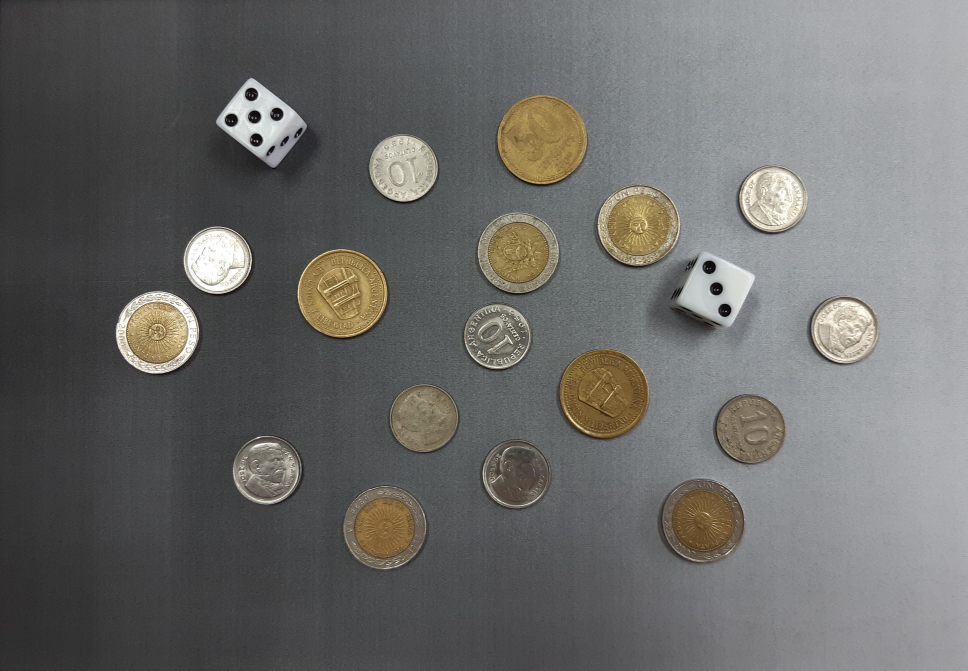
#> input picture TP2/monedas.jpg, 3871 x 2681 px, found by its file name (shown at 1/4 size)
$ python tp2.py
#> lines starting #> are read from the running program, lines starting #| are printed output that depends on the picture; after the words box and inside, x2 and y2 are one past the last pixel; in counts of white or black regions, pixels touching at a corner belong together
import matplotlib.pyplot as plt
import numpy as np
import cv2

def segmentacion_monedas_dados(ruta_imagen):
    """
    Segmenta monedas y dados en una imagen dada.

    Args:
        ruta_imagen (str): La ruta del archivo de la imagen a procesar.

    Returns:
        tuple: Una tupla que contiene:
            - monedas (list): Una lista de tuplas, cada una con un contorno y el área de una moneda detectada.
            - mascara (numpy.ndarray): Una imagen binaria con los dados segmentados.
    """
#> called with ruta_imagen = 'TP2/monedas.jpg'
    # Cargamos la imagen y le aplicamos un filtro de desenfoque para eliminar el ruido
    image = cv2.imread(ruta_imagen)
#> image is the input picture: shape (2681, 3871, 3); mean B, G, R 105.5, 107.4, 107.5
    image = cv2.blur(image, (7, 7))

    # Convertimos la imagen a hls y aplicamos sobre el canal de saturacion un filtro de desenfoque
    hls = cv2.cvtColor(image, cv2.COLOR_BGR2HLS)
#> hls: shape (2681, 3871, 3); mean of channels 0, 1, 2 79.6, 106.7, 12
    h, l, s = cv2.split(hls)
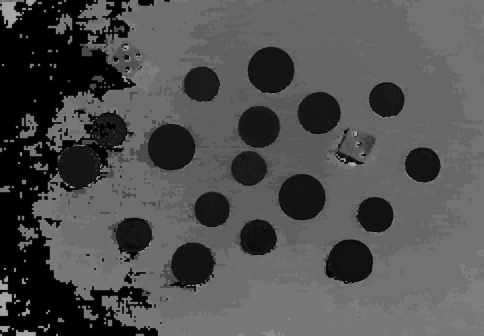
#> h: shape (2681, 3871) (shown at 1/8 size); min 0, max 177, mean 79.6
    image_blureada = cv2.blur(s, (3, 3))

    # Aplicamos un umbral para obtener una imagen binaria y poder realizar operaciones morfologicas
    _, imagen_binaria = cv2.threshold(image_blureada, 12, 255, cv2.THRESH_BINARY)
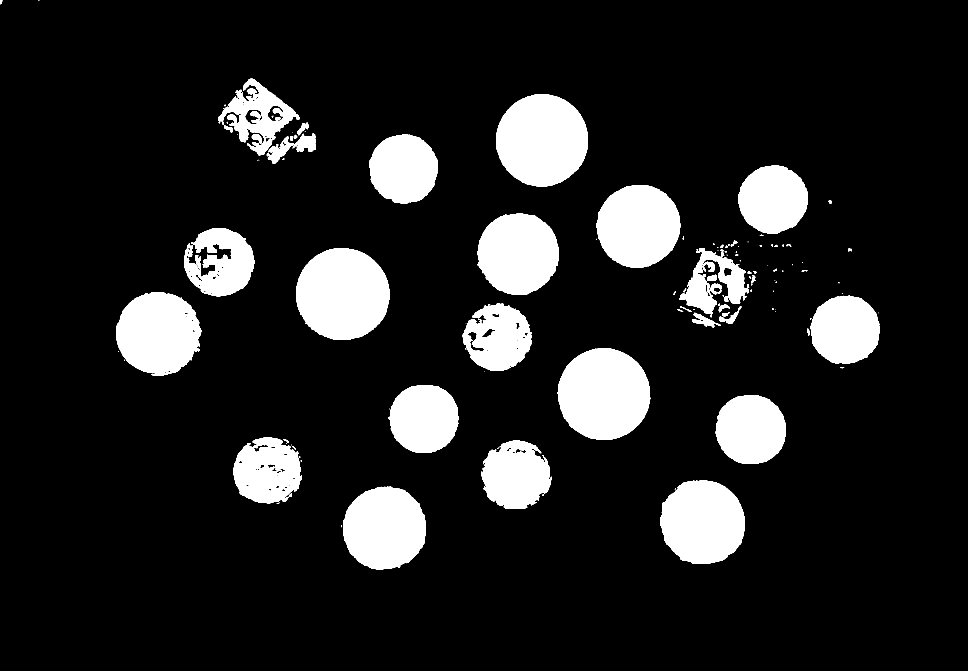
#> imagen_binaria: shape (2681, 3871) (shown at 1/4 size); 12.9% white; 148 white regions (59 under 20 px), largest, box (x1, y1, x2, y2) and area: (1185, 993, 1559, 1359) 107579, (2229, 1394, 2601, 1759) 105979, (1985, 378, 2352, 745) 105867


    s = cv2.getStructuringElement(cv2.MORPH_RECT, (40, 40))
    close = cv2.morphologyEx(imagen_binaria, cv2.MORPH_CLOSE, s)
#> close: shape (2681, 3871); 13.7% white; 30 white regions (5 under 20 px), largest, box (x1, y1, x2, y2) and area: (1186, 994, 1560, 1360) 107603, (2230, 1395, 2602, 1760) 105995, (1986, 379, 2353, 746) 105868
    open_ = cv2.morphologyEx(close, cv2.MORPH_OPEN, s)
#> open_: shape (2681, 3871); 13.7% white; 19 white regions, largest, box (x1, y1, x2, y2) and area: (1188, 996, 1559, 1360) 107493, (2235, 1397, 2602, 1760) 105918, (1988, 380, 2353, 747) 105820

    s = cv2.getStructuringElement(cv2.MORPH_RECT, (9, 9))
    erode = cv2.erode(open_, s)
#> erode: shape (2681, 3871); 12.8% white; 19 white regions


    contornos, _ = cv2.findContours(erode, cv2.RETR_LIST, cv2.CHAIN_APPROX_SIMPLE)
#> contornos = 19 contours; largest, box (x1, y1, x2, y2) and area: (1192, 1000, 1555, 1356) 101155, (2239, 1401, 2598, 1756) 99632, (1992, 384, 2349, 743) 99519, (2650, 1929, 2976, 2252) 83257, (473, 1176, 797, 1499) 81426
    mascara = np.zeros_like(erode, dtype=np.uint8)

    monedas = []
    dados = []
    for contorno in contornos:
        area = cv2.contourArea(contorno)
        perimetro = cv2.arcLength(contorno, True)
        fp = area / (perimetro**2)
        if fp > 0.06:
            monedas.append((contorno, area))
        else:
            cv2.drawContours(mascara, [contorno], -1, 255, thickness=cv2.FILLED)
#> this loop made 19 passes
#> (area, perimetro, fp) on passes 1 to 8: (80496, 1083.2, 0.0686), (83257, 1104.2, 0.0683), (53750, 925.3, 0.0628), (52965.5, 908.1, 0.0642), (56614, 898.5, 0.0701), (55080, 892, 0.0692), (99631.5, 1186.8, 0.0707), (51280, 901.3, 0.0631)
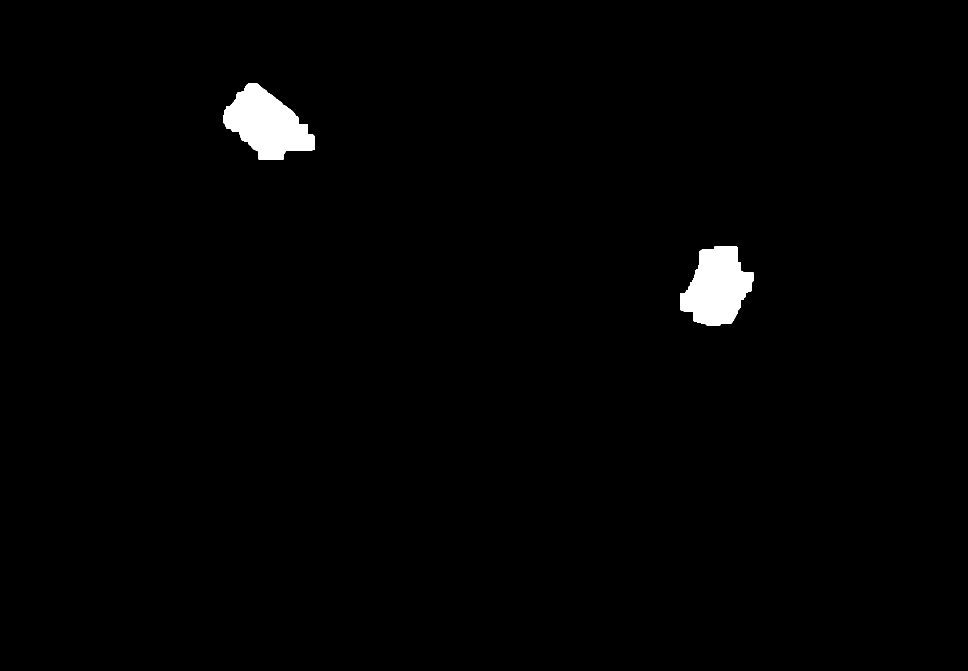
#> mascara: shape (2681, 3871) (shown at 1/4 size); 1.2% white; 2 white regions, box (x1, y1, x2, y2) and area: (895, 334, 1260, 638) 65872, (2723, 985, 3014, 1301) 62355
#> after the loop, monedas = 17 items


    return monedas, mascara

def conteo_monedas(monedas):
    """
    Cuenta la cantidad de monedas de diferentes denominaciones en una lista dada.

    Args:
        monedas (list): Una lista de tuplas, donde cada tupla contiene dos elementos:
                        - El primer elemento es un identificador de la moneda (puede ser cualquier tipo de dato).
                        - El segundo elemento es el área de la moneda (un número entero o flotante).

    Returns:
        None: La función imprime la cantidad de monedas de 10 centavos, 50 centavos y 1 peso encontradas en la lista.
    """
    # Ordenamos la lista de monedas en base a su area para facilitar la visualziacion
    sorted_monedas = sorted(monedas , key=lambda x: x[1])
#> sorted_monedas = 17 items
    ten_cents = 0
    fifty_cents = 0
    one_peso = 0

    for moneda in sorted_monedas:
        if moneda[1] > 95000:
            fifty_cents += 1
        elif moneda[1] < 65000:
            ten_cents += 1
        elif moneda[1] < 85000 and moneda[1] > 65000:
            one_peso += 1
#> this loop made 17 passes
#> after the loop, fifty_cents = 3; one_peso = 5; ten_cents = 9

    return print(f"Se encontraron las siguientes cantidades de monedas:\nMonedas 10 centavos: {ten_cents}\nMonedas 50 centavos: {fifty_cents}\nMonedas 1 peso: {one_peso}")
#| Se encontraron las siguientes cantidades de monedas:
#| Monedas 10 centavos: 9
#| Monedas 50 centavos: 3
#| Monedas 1 peso: 5
#> the loop in segmentacion_monedas_dados (call 2), `for contorno in contornos:` made 19 passes

def conteo_dados(mascara):
    """
    Cuenta el número de puntos en los dados en una imagen.

    Esta función procesa una imagen de máscara de entrada para identificar y contar el número de puntos en cada dado presente en la imagen.
    Realiza varias operaciones morfológicas para limpiar la imagen y aislar los dados, luego extrae cada dado y cuenta el número de puntos en él.

    Args:
        mascara (numpy.ndarray): La imagen de máscara de entrada donde se detectarán los dados.

    Returns:
        None: La función imprime el número de puntos en cada dado encontrado en la imagen.
    """
    imagen_nueva = cv2.imread('TP2/monedas.jpg', cv2.IMREAD_GRAYSCALE)

    matrix = cv2.getStructuringElement(cv2.MORPH_RECT, (100, 100))
#> matrix: shape (100, 100); every value is 1
    close = cv2.morphologyEx(mascara, cv2.MORPH_CLOSE, matrix)
#> close: shape (2681, 3871); 1.2% white; 2 white regions, box (x1, y1, x2, y2) and area: (896, 335, 1261, 639) 66019, (2724, 986, 3015, 1302) 62355

    matrix = cv2.getStructuringElement(cv2.MORPH_ELLIPSE, (20, 20))
#> matrix: shape (20, 20); values 0 (black) and 1 (white), 81.2% white; 4 black regions (2 under 20 px), largest, box (x1, y1, x2, y2) and area: (0, 0, 10, 7) 27, (11, 0, 20, 5) 20
    erode = cv2.morphologyEx(close, cv2.MORPH_ERODE, matrix)
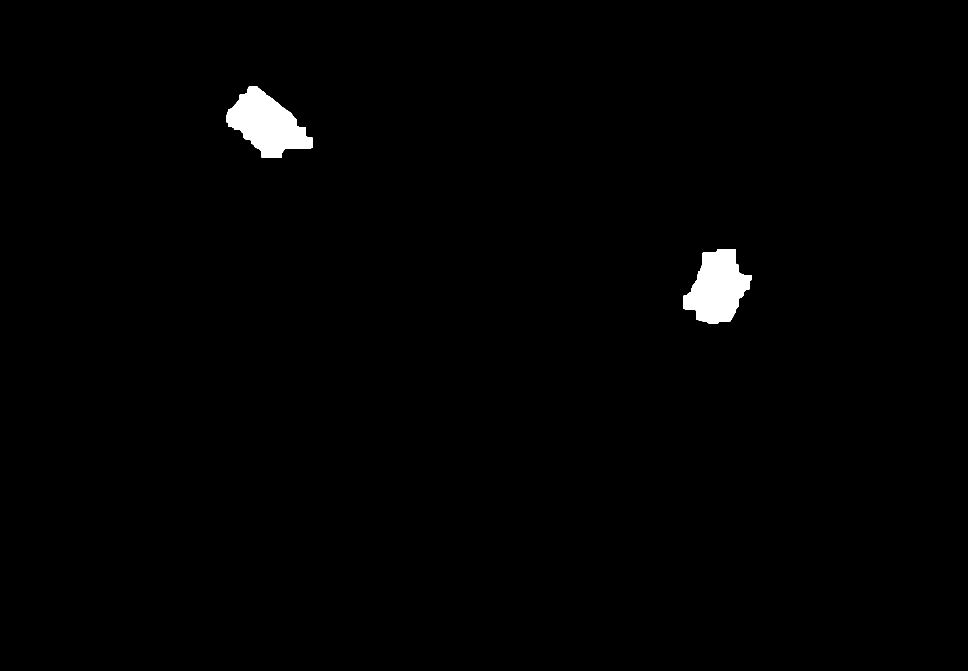
#> erode: shape (2681, 3871) (shown at 1/4 size); 1% white; 2 white regions, box (x1, y1, x2, y2) and area: (906, 345, 1252, 630) 55243, (2734, 996, 3006, 1293) 52034

    matrix = cv2.getStructuringElement(cv2.MORPH_RECT, (60, 60))
#> matrix: shape (60, 60); every value is 1
    open_ = cv2.morphologyEx(erode, cv2.MORPH_OPEN, matrix)
#> open_: shape (2681, 3871); 0.99% white; 2 white regions

    dados, _ = cv2.findContours(open_, cv2.RETR_EXTERNAL, cv2.CHAIN_APPROX_SIMPLE)
#> dados = 2 contours; box (x1, y1, x2, y2) and area: (915, 366, 1225, 630) 52258, (2750, 997, 2985, 1287) 49474

    dados_recortados = []
    for dado in dados:
        contorno = dado
        cv2.drawContours(imagen_nueva, [contorno], -1, (0, 255, 0), 2)
        imagen_nueva = cv2.blur(imagen_nueva, (9, 9))

        x, y, w, h = cv2.boundingRect(contorno)
        recorte = imagen_nueva[y:y+h, x:x+w-50]
        dados_recortados.append(recorte)

        _, thresh = cv2.threshold(recorte, 145, 255, cv2.THRESH_BINARY)

        contornos, _ = cv2.findContours(thresh, cv2.RETR_EXTERNAL, cv2.CHAIN_APPROX_SIMPLE)
        puntos = [cnt for cnt in contornos if cv2.contourArea(cnt) > 50]

        num_puntos = len(puntos)

        print(f"Dado {(len(dados_recortados)-1)+1} tiene {num_puntos} puntos")
#> this loop made 2 passes
#> (x, y, w, h, num_puntos) on passes 1 to 2: (2750, 997, 235, 290, 3), (915, 366, 310, 264, 5)
#> (printed output is left out)
#> pass 1, in conteo_dados, `_, thresh = cv2.threshold(recorte, 145, 255, cv2.THRESH_BINARY)`:
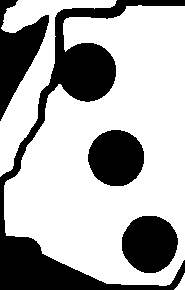
#> thresh: shape (290, 185); 68.4% white; 4 black regions, box (x1, y1, x2, y2) and area: (0, 0, 185, 290) 9355, (0, 0, 49, 121) 2621, (122, 216, 178, 273) 2506, (88, 130, 144, 186) 2475
#> after the loop:
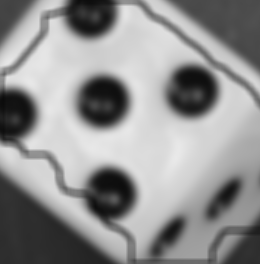
#> recorte: shape (264, 260); min 11, max 233, mean 145.3
#> after the loop:
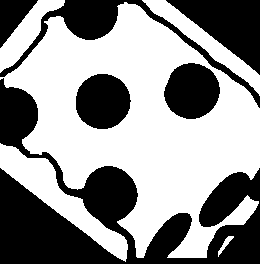
#> thresh: shape (264, 260); 57.1% white; 6 black regions, box (x1, y1, x2, y2) and area: (0, 78, 260, 264) 16795, (166, 0, 260, 75) 3527, (0, 0, 260, 108) 3401, (164, 63, 220, 119) 2404, (76, 74, 131, 129) 2378, (0, 0, 38, 48) 940
#> after the loop, dados_recortados = 2 items

conteo_monedas(segmentacion_monedas_dados("TP2/monedas.jpg")[0])
conteo_dados((segmentacion_monedas_dados("TP2/monedas.jpg")[1]))
